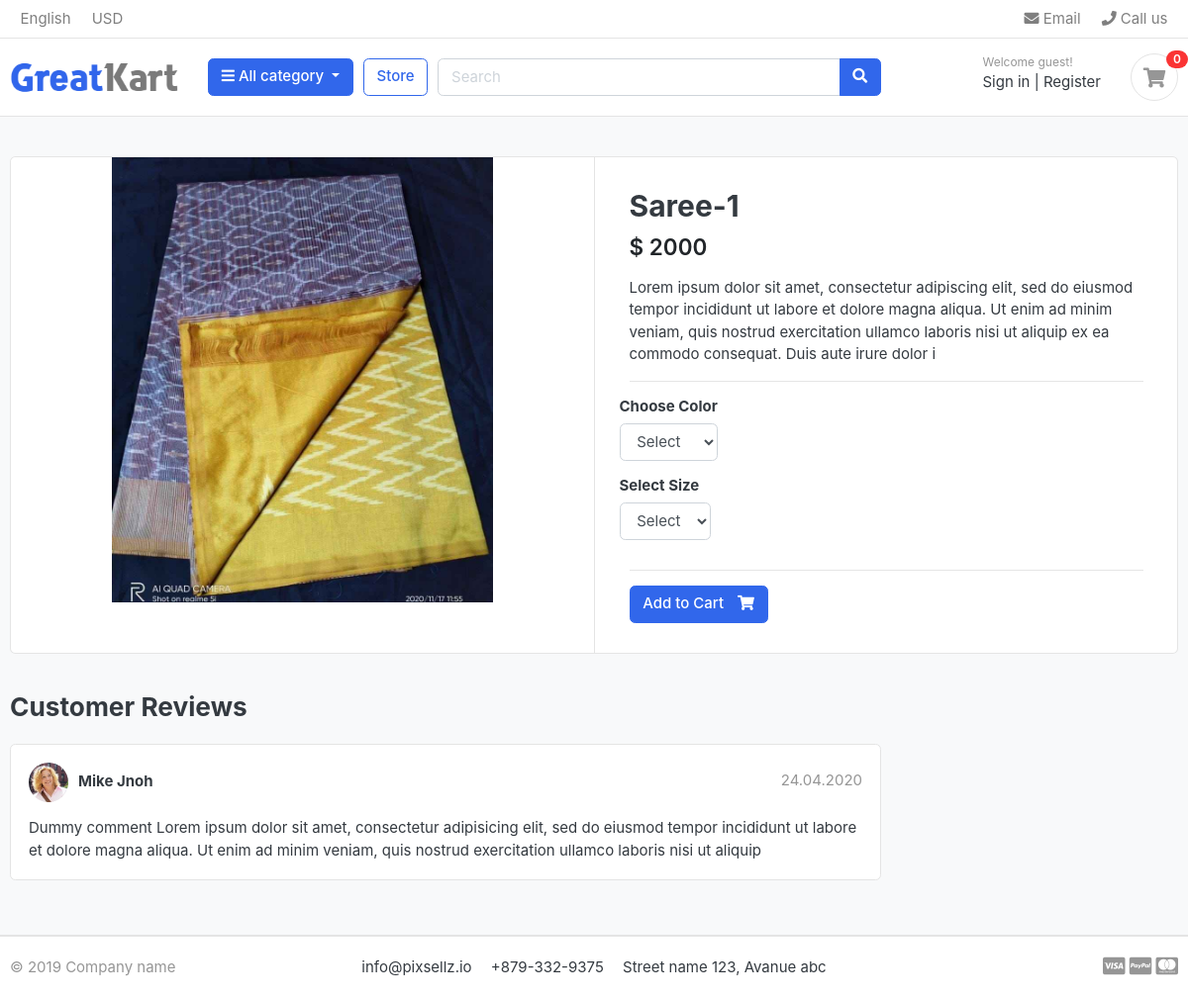
The app's page /store/category/saree/Saree-1/ with its own data.
### store/models.py (models this page shows, shortened)
class Product(models.Model):
    product_name = models.CharField(max_length=200, unique=True)
    slug = models.SlugField(max_length=200, unique=True)
    description = models.TextField(max_length=500, blank=True)
    price = models.IntegerField()
    images = models.ImageField(upload_to='photo/products',)
    stock = models.IntegerField()
    is_available = models.BooleanField(default=True)
    category = models.ForeignKey(Category, on_delete=models.CASCADE)
    created_date = models.DateTimeField(auto_now_add=True)
    modified_date = models.DateTimeField(auto_now=True)

### store/views.py (the view)
# urls.py: path('category/<slug:category_slug>/<slug:product_slug>/', views.product_detail, name='product_detail'),
def product_detail(request, category_slug, product_slug):
    try:
        single_product = Product.objects.get(category__slug=category_slug, slug=product_slug)
        in_cart = CartItem.objects.filter(cart__cart_id=_cart_id(request), product=single_product).exists()
    except Exception as e:
        raise
    context={
        'single_product' : single_product,
        'in_cart' : in_cart,
    }
    return render(request, 'store/product_detail.html', context)

### carts/context_processors.py (called while the page is built)
def counter(request):
    cart_count = 0
    if 'admin' in request.path:
        return{}
    else:
        try:
            cart = Cart.objects.filter(cart_id=_cart_id(request))
            if request.user.is_authenticated:
                cart_items = CartItem.objects.all().filter(user=request.user)
            else:
                cart_items = CartItem.objects.all().filter(cart=cart[:1])
            for cart_item in cart_items:
                cart_count += cart_item.quantity
        except Cart.DoesNotExist:
            cart_count = 0
    return dict(cart_count=cart_count)

### carts/views.py (called while the page is built)
def _cart_id(request):
    cart = request.session.session_key
    if not cart:
        cart = request.session.create()
    return cart

### category/context_processors.py (called while the page is built)
def menu_links(request):
    links = Category.objects.all()
    return dict(links=links)

### category/models.py (called while the page is built)
    def get_url(self):
            return reverse('products_by_category', args=[self.slug])

### store/models.py (called while the page is built)
    def colors(self):
        return super(VariationManager, self).filter(variation_category='color', is_active=True)

    def sizes(self):
        return super(VariationManager, self).filter(variation_category='size', is_active=True)

### AwesomeKart/templates/store/product_detail.html (shortened to what this page needs)
{% extends 'base.html' %}
{% load static %}
{% block content %}
<section class="section-content padding-y bg">
<div class="container">
<div class="card">
	<div class="row no-gutters">
		<aside class="col-md-6">
<article class="gallery-wrap">
	<div class="img-big-wrap">
	   <a href="#"><img src="{{single_product.images.url}}"></a>
	</div>
</article>
		</aside>
		<main class="col-md-6 border-left">
		<form action="{% url 'add_cart' single_product.id %}" method="POST">
			<article class="content-body">
			<h2 class="title">{{single_product.product_name}}</h2>
			<div class="mb-3">
				<var class="price h4">$ {{single_product.price}}</var>
			</div>
			<p>{{single_product.description}}</p>
			<hr>
				<div class="row">
					<div class="item-option-select">
						<h6>Choose Color</h6>
							<select name="color" class="form-control" required>
								<option vlaue="" disabled selected>Select</option>
							</select>
					</div>
				</div>
				<div class="row">
					<div class="item-option-select">
						<h6>Select Size</h6>
						<select name="size" class="form-control">
							<option vlaue="" disabled selected>Select</option>
						</select>
					</div>
				</div>
				<hr>
					{% if single_product.stock <= 0 %}
						<h5 class="text-danger"> Out of Stock </h5>
						{% else %}
							<button type="submit" class="btn  btn-primary"> <span class="text">Add to Cart</span> <i class="fas fa-shopping-cart"></i>  </button>
					{% endif %}
			</article>
		</form>
		</main>
	</div>
</div>
<br>
<div class="row">
			<div class="col-md-9">
	<header class="section-heading">
		<h3>Customer Reviews </h3>
	</header>
	<article class="box mb-3">
		<div class="icontext w-100">
			<img src="{% static './images/avatars/avatar1.jpg' %}" class="img-xs icon rounded-circle">
			<div class="text">
				<span class="date text-muted float-md-right">24.04.2020 </span>
				<h6 class="mb-1">Mike Jnoh </h6>
			</div>
		</div>
		<div class="mt-3">
			<p>
				Dummy comment Lorem ipsum dolor sit amet, consectetur adipisicing elit, sed do eiusmod
				tempor incididunt ut labore et dolore magna aliqua. Ut enim ad minim veniam,
				quis nostrud exercitation ullamco laboris nisi ut aliquip
			</p>
		</div>
	</article>
	</div>
</div>
</div>
</section>
{% endblock %}

### records on screen
Product: images (picture), product_name "Saree-1", price "2000", description "Lorem ipsum dolor sit amet, consectetur adipiscing elit, sed do eiusmod tempor incididunt ut labore et dolore magna aliqua. Ut enim ad minim veniam, quis nostrud exercitation ullamco laboris nisi ut aliquip ex ea commodo consequat. Duis aute irure dolor i"

### other values on screen
{{ cart_count }} "0"
